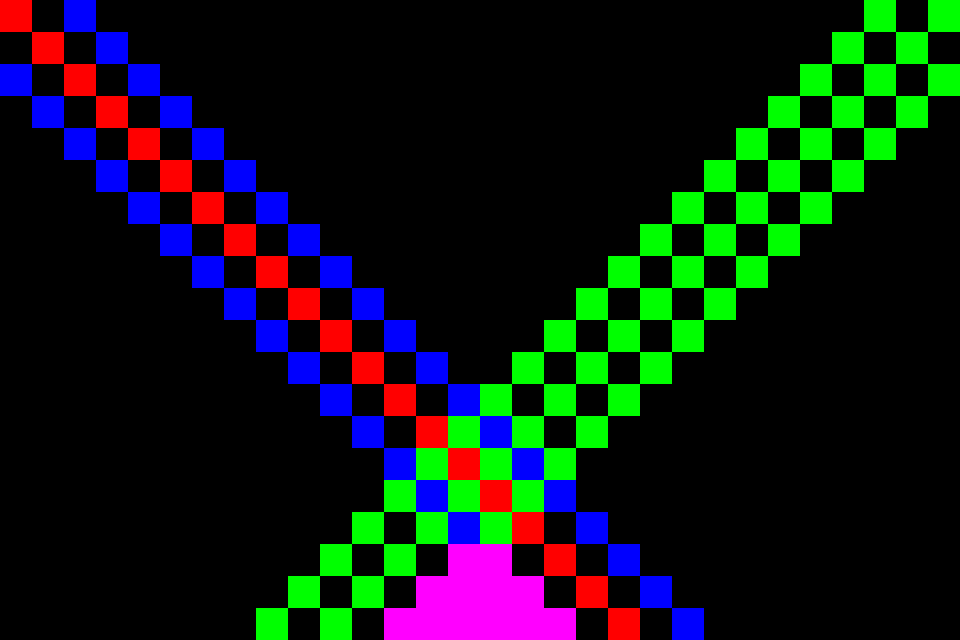

This is a level from a 2D game, rendered from its Tiled map with the project's own tilesets. A one-line summary and the complete map file follow:
An orthogonal 30x20 tile map with 32x32 px tiles, 2 tile layers (Kachelebene 1, Kachelebene 2), 2 tilesets and 2 objects (Stein, TestObjekt).

<map version="1.10" tiledversion="1.10.2" orientation="orthogonal" renderorder="right-down" width="30" height="20" tilewidth="32" tileheight="32" infinite="0" nextlayerid="4" nextobjectid="7">
 <tileset firstgid="1" source="Tilesets/AnimatedTiles.tsx" />
 <tileset firstgid="6" source="Tilesets/TestTiles.tsx" />
 <layer id="1" name="Kachelebene 1" width="30" height="20">
  <data encoding="csv">
1,0,4,0,0,0,0,0,0,0,0,0,0,0,0,0,0,0,0,0,0,0,0,0,0,0,0,7,0,2,
0,1,0,4,0,0,0,0,0,0,0,0,0,0,0,0,0,0,0,0,0,0,0,0,0,0,7,0,2,0,
4,0,1,0,4,0,0,0,0,0,0,0,0,0,0,0,0,0,0,0,0,0,0,0,0,7,0,2,0,7,
0,4,0,1,0,4,0,0,0,0,0,0,0,0,0,0,0,0,0,0,0,0,0,0,7,0,2,0,7,0,
0,0,4,0,1,0,4,0,0,0,0,0,0,0,0,0,0,0,0,0,0,0,0,7,0,2,0,7,0,0,
0,0,0,4,0,1,0,4,0,0,0,0,0,0,0,0,0,0,0,0,0,0,7,0,2,0,7,0,0,0,
0,0,0,0,4,0,1,0,4,0,0,0,0,0,0,0,0,0,0,0,0,7,0,2,0,7,0,0,0,0,
0,0,0,0,0,4,0,1,0,4,0,0,0,0,0,0,0,0,0,0,7,0,2,0,7,0,0,0,0,0,
0,0,0,0,0,0,4,0,1,0,4,0,0,0,0,0,0,0,0,7,0,2,0,7,0,0,0,0,0,0,
0,0,0,0,0,0,0,4,0,1,0,4,0,0,0,0,0,0,7,0,2,0,7,0,0,0,0,0,0,0,
0,0,0,0,0,0,0,0,4,0,1,0,4,0,0,0,0,7,0,2,0,7,0,0,0,0,0,0,0,0,
0,0,0,0,0,0,0,0,0,4,0,1,0,4,0,0,7,0,2,0,7,0,0,0,0,0,0,0,0,0,
0,0,0,0,0,0,0,0,0,0,4,0,1,0,4,7,0,2,0,7,0,0,0,0,0,0,0,0,0,0,
0,0,0,0,0,0,0,0,0,0,0,4,0,1,7,4,2,0,7,0,0,0,0,0,0,0,0,0,0,0,
0,0,0,0,0,0,0,0,0,0,0,0,4,7,1,2,4,7,0,0,0,0,0,0,0,0,0,0,0,0,
0,0,0,0,0,0,0,0,0,0,0,0,7,4,2,1,7,4,0,0,0,0,0,0,0,0,0,0,0,0,
0,0,0,0,0,0,0,0,0,0,0,7,0,2,4,7,1,0,4,0,0,0,0,0,0,0,0,0,0,0,
0,0,0,0,0,0,0,0,0,0,7,0,2,0,7,4,0,1,0,4,0,0,0,0,0,0,0,0,0,0,
0,0,0,0,0,0,0,0,0,7,0,2,0,7,0,0,4,0,1,0,4,0,0,0,0,0,0,0,0,0,
0,0,0,0,0,0,0,0,7,0,2,0,7,0,0,0,0,4,0,1,0,4,0,0,0,0,0,0,0,0
</data>
 </layer>
 <layer id="2" name="Kachelebene 2" class="foreground" width="30" height="20">
  <data encoding="csv">
0,0,0,0,0,0,0,0,0,0,0,0,0,0,0,0,0,0,0,0,0,0,0,0,0,0,0,0,0,0,
0,0,0,0,0,0,0,0,0,0,0,0,0,0,0,0,0,0,0,0,0,0,0,0,0,0,0,0,0,0,
0,0,0,0,0,0,0,0,0,0,0,0,0,0,0,0,0,0,0,0,0,0,0,0,0,0,0,0,0,0,
0,0,0,0,0,0,0,0,0,0,0,0,0,0,0,0,0,0,0,0,0,0,0,0,0,0,0,0,0,0,
0,0,0,0,0,0,0,0,0,0,0,0,0,0,0,0,0,0,0,0,0,0,0,0,0,0,0,0,0,0,
0,0,0,0,0,0,0,0,0,0,0,0,0,0,0,0,0,0,0,0,0,0,0,0,0,0,0,0,0,0,
0,0,0,0,0,0,0,0,0,0,0,0,0,0,0,0,0,0,0,0,0,0,0,0,0,0,0,0,0,0,
0,0,0,0,0,0,0,0,0,0,0,0,0,0,0,0,0,0,0,0,0,0,0,0,0,0,0,0,0,0,
0,0,0,0,0,0,0,0,0,0,0,0,0,0,0,0,0,0,0,0,0,0,0,0,0,0,0,0,0,0,
0,0,0,0,0,0,0,0,0,0,0,0,0,0,0,0,0,0,0,0,0,0,0,0,0,0,0,0,0,0,
0,0,0,0,0,0,0,0,0,0,0,0,0,0,0,0,0,0,0,0,0,0,0,0,0,0,0,0,0,0,
0,0,0,0,0,0,0,0,0,0,0,0,0,0,0,0,0,0,0,0,0,0,0,0,0,0,0,0,0,0,
0,0,0,0,0,0,0,0,0,0,0,0,0,0,0,0,0,0,0,0,0,0,0,0,0,0,0,0,0,0,
0,0,0,0,0,0,0,0,0,0,0,0,0,0,0,0,0,0,0,0,0,0,0,0,0,0,0,0,0,0,
0,0,0,0,0,0,0,0,0,0,0,0,0,0,0,0,0,0,0,0,0,0,0,0,0,0,0,0,0,0,
0,0,0,0,0,0,0,0,0,0,0,0,0,0,0,0,0,0,0,0,0,0,0,0,0,0,0,0,0,0,
0,0,0,0,0,0,0,0,0,0,0,0,0,0,0,0,0,0,0,0,0,0,0,0,0,0,0,0,0,0,
0,0,0,0,0,0,0,0,0,0,0,0,0,0,5,5,0,0,0,0,0,0,0,0,0,0,0,0,0,0,
0,0,0,0,0,0,0,0,0,0,0,0,0,5,5,5,5,0,0,0,0,0,0,0,0,0,0,0,0,0,
0,0,0,0,0,0,0,0,0,0,0,0,5,5,5,5,5,5,0,0,0,0,0,0,0,0,0,0,0,0
</data>
 </layer>
 <objectgroup id="3" name="Objektebene 1">
  <object id="1" name="Stein" x="448" y="448" width="64" height="64">
   <properties>
    <property name="Solid" type="bool" value="true" />
   </properties>
  </object>
  <object id="6" name="TestObjekt" x="448" y="544">
   <properties>
    <property name="number" type="float" value="420.69" />
   </properties>
   <polygon points="0,0 -64,64 -64,96 128,96 128,64 64,0" />
  </object>
 </objectgroup>
</map>